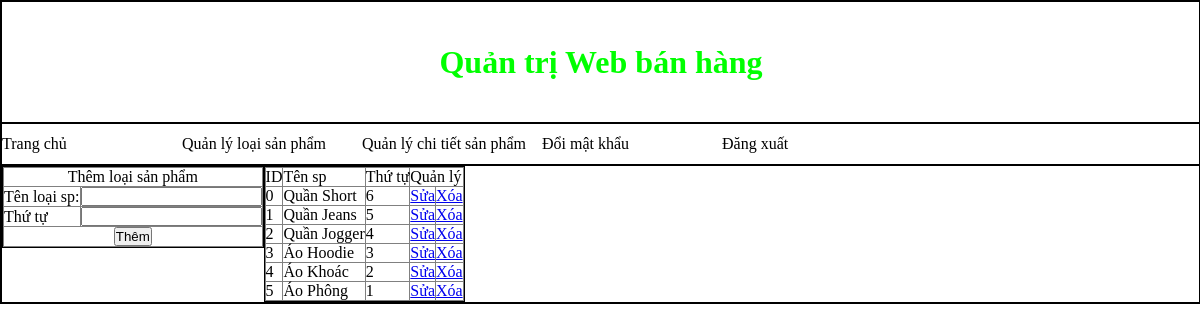
Screenshot of /admin/index.php?quanly=quanlyloaisp&ac=them (signed in) with the database file from the repository.
### tables this page shows
CREATE TABLE `loaisp` (
  `id_loaisp` int(11) NOT NULL,
  `tenloaisp` varchar(255) NOT NULL,
  `thutu` int(100) NOT NULL
);

### admin/modules/quanlyloaisp/lietke.php (the view)
<?php
	$sql="select * from loaisp order by id_loaisp desc";
	$run=mysqli_query($conn,$sql);
?>
<table width="100%" border="1">
  <tr>
    <td>ID</td>
    <td>Tên sp</td>
    <td>Thứ tự</td>
    <td colspan="2">Quản lý</td>
  </tr>
  <?php
  $i=0;
  	while($dong=mysqli_fetch_array($run)){
  ?>
  <tr>
    <td><?php echo $i; ?></td>
    <td><?php echo $dong['tenloaisp']; ?></td>
    <td><?php echo $dong['thutu']; ?></td>
    <td><a href="index.php?quanly=quanlyloaisp&ac=sua&id=<?php echo $dong['id_loaisp'] ?>">Sửa</a></td>
    <td><a href="modules/quanlyloaisp/xuly.php?id=<?php echo $dong['id_loaisp'] ?>"> Xóa</a></td>
  </tr>
  <?php
  $i++;
  }
  ?>
</table>

### admin/styles/ddad.css (style rules this page uses)
table { border-collapse:collapse; }
* { padding:0; margin:0; }

### rows the page displays
loaisp: tenloaisp "Quần Short", thutu "6"
loaisp: tenloaisp "Quần Jeans", thutu "5"
loaisp: tenloaisp "Quần Jogger", thutu "4"
loaisp: tenloaisp "Áo Hoodie", thutu "3"
loaisp: tenloaisp "Áo Khoác", thutu "2"
loaisp: tenloaisp "Áo Phông", thutu "1"
